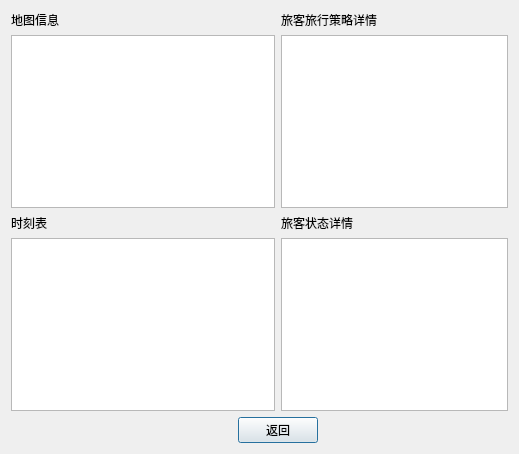
<?xml version="1.0" encoding="UTF-8"?>
<ui version="4.0">
 <class>lookup</class>
 <widget class="QDialog" name="lookup">
  <property name="geometry">
   <rect>
    <x>0</x>
    <y>0</y>
    <width>519</width>
    <height>454</height>
   </rect>
  </property>
  <property name="windowTitle">
   <string>Dialog</string>
  </property>
  <layout class="QGridLayout" name="gridLayout">
   <item row="0" column="0" rowspan="2" colspan="2">
    <layout class="QVBoxLayout" name="verticalLayout_2">
     <item>
      <widget class="QLabel" name="label">
       <property name="text">
        <string>地图信息</string>
       </property>
      </widget>
     </item>
     <item>
      <widget class="QTextBrowser" name="mapinfor"/>
     </item>
     <item>
      <widget class="QLabel" name="label2">
       <property name="text">
        <string>时刻表</string>
       </property>
      </widget>
     </item>
     <item>
      <widget class="QTextBrowser" name="table"/>
     </item>
    </layout>
   </item>
   <item row="2" column="1" colspan="2">
    <widget class="QPushButton" name="backbtn">
     <property name="text">
      <string>返回</string>
     </property>
    </widget>
   </item>
   <item row="2" column="3">
    <spacer name="horizontalSpacer_4">
     <property name="orientation">
      <enum>Qt::Horizontal</enum>
     </property>
     <property name="sizeHint" stdset="0">
      <size>
       <width>171</width>
       <height>20</height>
      </size>
     </property>
    </spacer>
   </item>
   <item row="0" column="2" rowspan="2" colspan="2">
    <layout class="QVBoxLayout" name="verticalLayout">
     <item>
      <widget class="QLabel" name="label_3">
       <property name="text">
        <string>旅客旅行策略详情</string>
       </property>
      </widget>
     </item>
     <item>
      <widget class="QTextBrowser" name="strategy"/>
     </item>
     <item>
      <widget class="QLabel" name="label_2">
       <property name="text">
        <string>旅客状态详情</string>
       </property>
      </widget>
     </item>
     <item>
      <widget class="QTextBrowser" name="status"/>
     </item>
    </layout>
   </item>
   <item row="2" column="0">
    <spacer name="horizontalSpacer_3">
     <property name="orientation">
      <enum>Qt::Horizontal</enum>
     </property>
     <property name="sizeHint" stdset="0">
      <size>
       <width>213</width>
       <height>20</height>
      </size>
     </property>
    </spacer>
   </item>
  </layout>
 </widget>
 <resources/>
 <connections/>
</ui>
